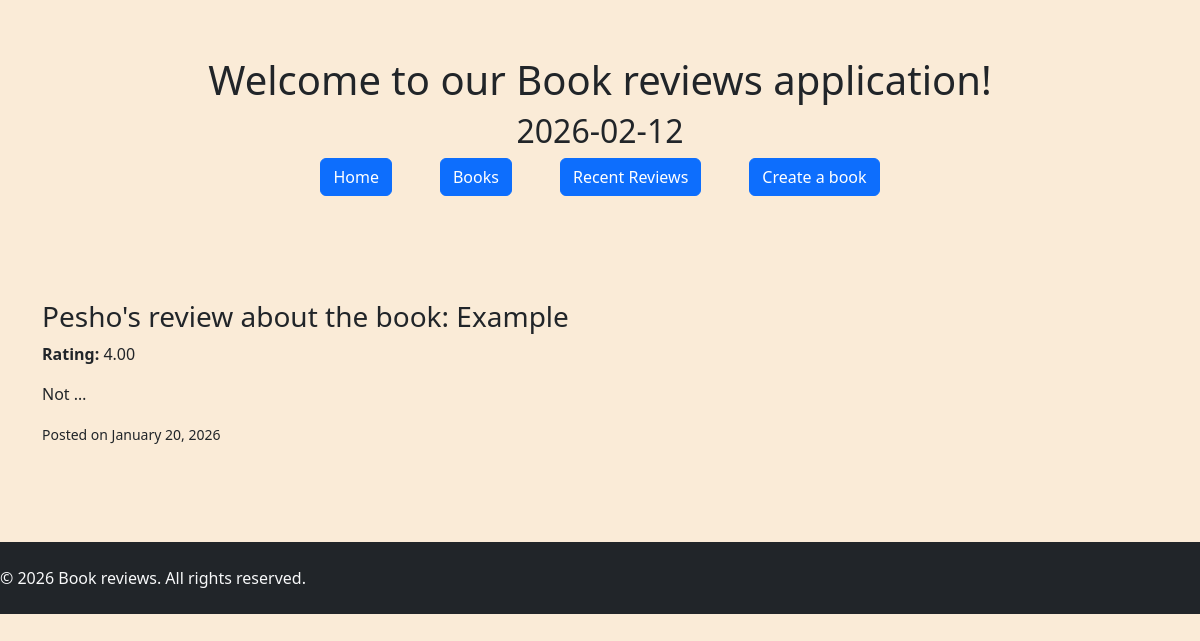
The app's page /reviews/example, older data.
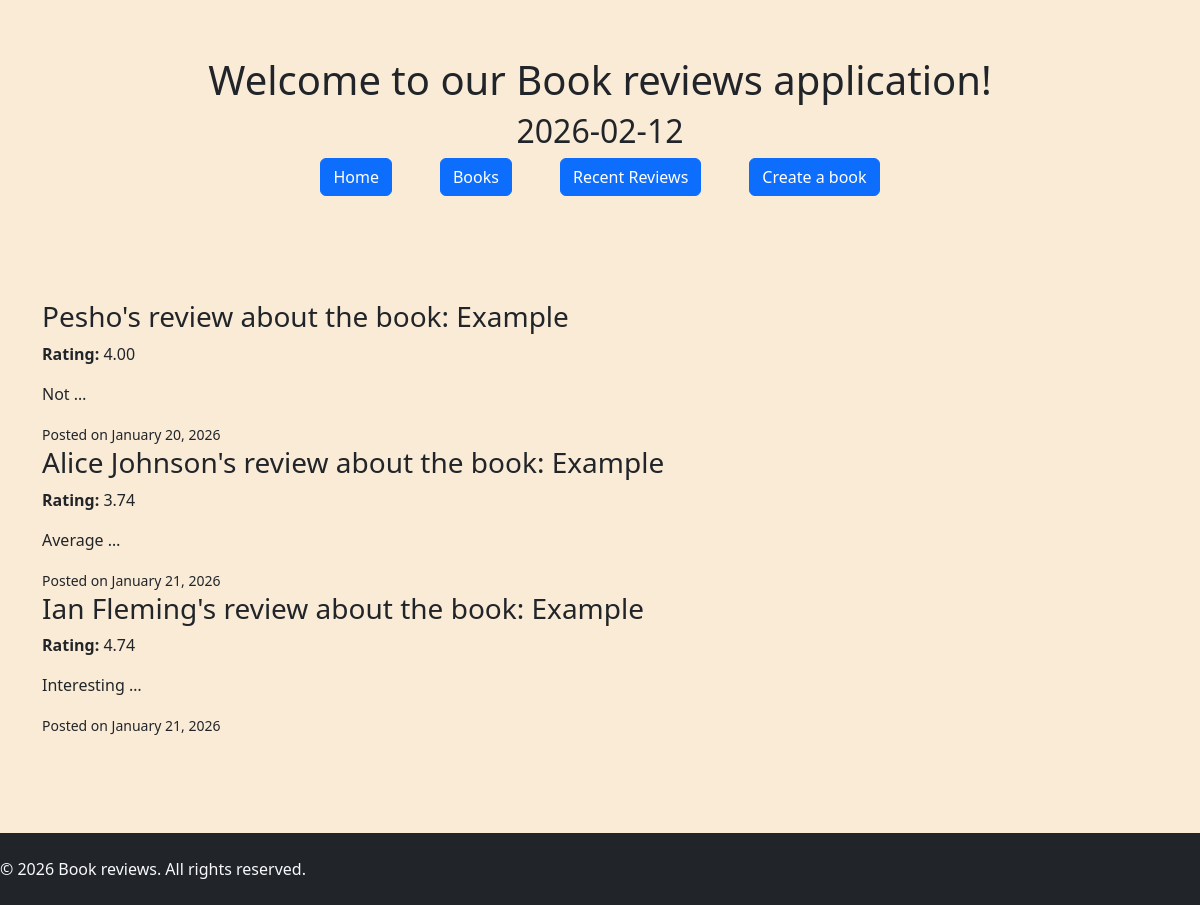
The same page, newer data.
### reviews/models.py (models this page shows, shortened)
class Review(models.Model):
    author = models.CharField(max_length=255)
    body = models.TextField()
    rating = models.DecimalField(max_digits=4, decimal_places=2)
    created_at = models.DateTimeField(auto_now_add=True)
    book = models.ForeignKey('books.Book', on_delete=models.CASCADE, related_name="reviews")

### books/models.py (models this page shows, shortened)
class Book(models.Model):
    GENRE_CHOICES = [
        ("Fiction", "Fiction"),
        ("Non-Fiction", "Non-Fiction"),
        ("Fantasy", "Fantasy"),
        ("Science", "Science"),
        ("Biography", "Biography"),
        ("History", "History"),
    ]
    title = models.CharField(max_length=255, unique=True)
    price = models.DecimalField(max_digits=6, decimal_places=2,  validators=[RangeValidator(0, 1000, message='Price should be in the range 0 - 1000')])
    isbn = models.CharField(max_length=12, unique=False)
    genre = models.CharField(max_length=50, choices=GENRE_CHOICES)
    publishing_date = models.DateField()
    description = models.TextField()
    image_url = models.URLField()
    cover_img = models.ImageField(blank=True, null=True)
    slug = models.SlugField(max_length=255, blank=True)
    updated_at = models.DateTimeField(auto_now=True)

### reviews/views.py (the view)
# urls.py: path('<slug:slug>', book_reviews, name='review')
def book_reviews(request, slug):
    book = get_object_or_404(Book, slug=slug)
    reviews = book.reviews.all()
    context = {
        'reviews': reviews
    }
    return render(request, 'reviews/review_details.html', context)

### templates/reviews/review_details.html
{% extends 'common/home_page.html' %}
{% block content %}
    {% for review in reviews %}
        {% include 'reviews/_review_card.html' %}
    {% empty %}
    <h2>No books</h2>
    {% endfor %}
{% endblock %}

### templates/reviews/_review_card.html
    <article class="review-card">
    <header>
        <h3>{{ review.author }}'s review about the book: {{ review.book.title }}</h3>
    </header>
    <section>
        <p>
            <strong>Rating:</strong>
            {{ review.rating }}
        </p>
        <p>
            {{ review.body|truncatewords:1|default:"No review content available." }}
        </p>
    </section>
    <footer>
        <small>
            Posted on {{ review.created_at|date:"F j, Y" }}
        </small>
    </footer>
</article>

Row changes from the older to the newer data that the page shows:
added Review: author "Alice Johnson", book "Example", rating "3.74", body "Average …", created_at "January 21, 2026"
added Review: author "Ian Fleming", book "Example", rating "4.74", body "Interesting …", created_at "January 21, 2026"
